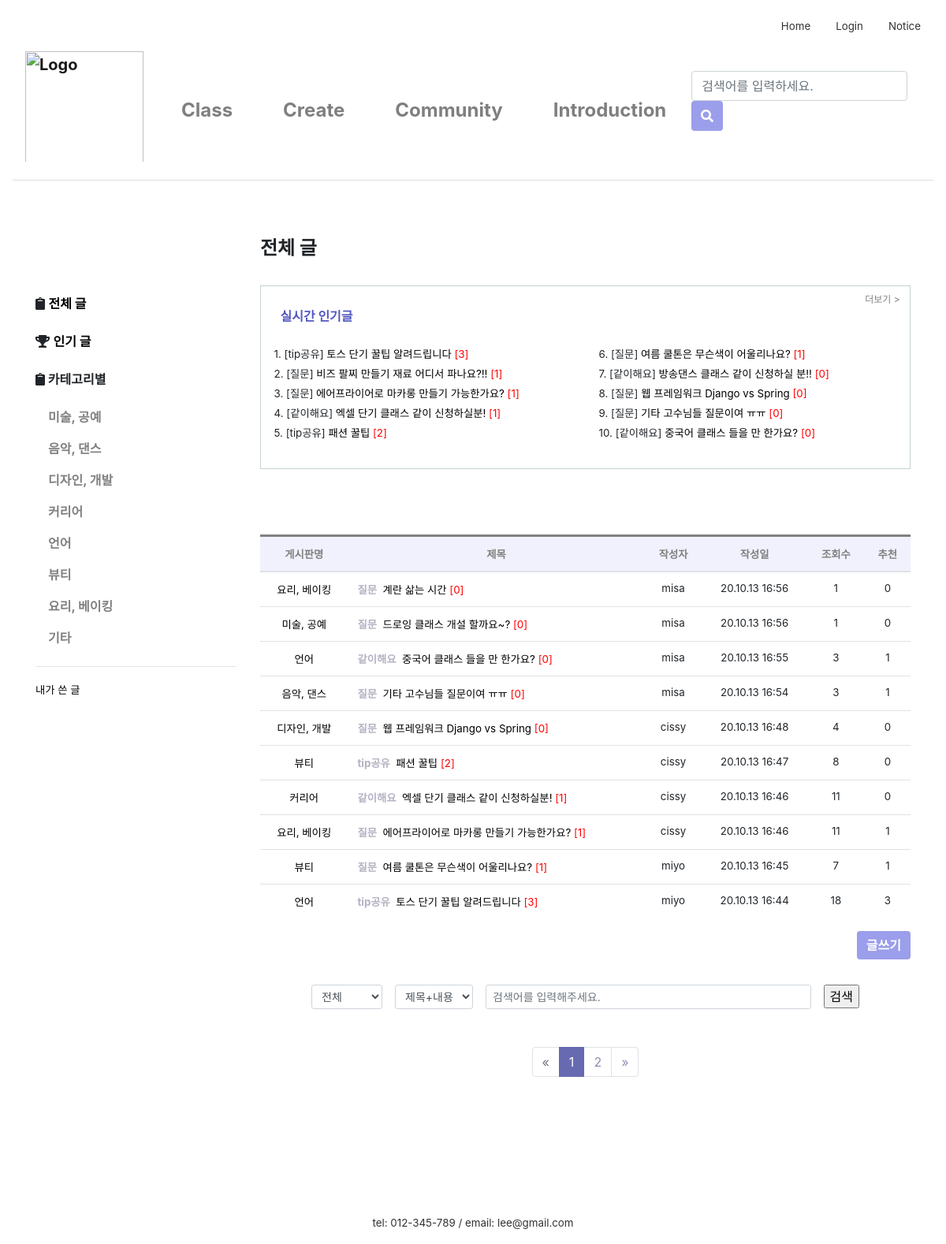
/community/, run on the app's committed database.
### firstApp/models.py (models this page shows, shortened)
class Category(models.Model):
    name = models.CharField(max_length=20)
    def __str__(self):
        return self.name

class Post(models.Model):
    author = models.ForeignKey(settings.AUTH_USER_MODEL, on_delete=models.CASCADE, default=1)
    category = models.ForeignKey('firstApp.Category', on_delete=models.CASCADE, default=2)
    bullet = models.ForeignKey('firstApp.Bullet', on_delete=models.CASCADE, default=1)
    title = models.CharField(max_length=60)
    text = RichTextUploadingField()
    created_date = models.DateTimeField(default=timezone.now)
    published_date = models.DateTimeField(
            blank=True, null=True)
    views = models.PositiveIntegerField(default=0)
    recommendations = models.PositiveIntegerField(default=0)
    recommend_user = models.ManyToManyField(settings.AUTH_USER_MODEL, related_name='recommend_post')
    no_recommendations = models.PositiveIntegerField(default=0)
    no_recommend_user = models.ManyToManyField(settings.AUTH_USER_MODEL, related_name='no_recommend_post')
    class Meta:
        ordering = ['-id']

class Bullet(models.Model):
    name = models.CharField(max_length=20)
    def __str__(self):
        return self.name

### firstApp/views.py (the view, shortened to what this page needs)
# urls.py: path('community/', views.community, name='community'),
def community(request):
    if request.user is None:
        redirect('login')
    else:
        b = request.GET.get('b', '')
        c = request.GET.get('c', '')
        k = request.GET.get('k', '')
        cateId = request.GET.get('cateId', '')  # url의 쿼리스트링을 가져온다. 없는 경우 공백을 리턴한다
        cate_list = Category.objects.all()
        bullet_list = Bullet.objects.all()
        best = ''
        if cateId == '':
            post_list = Post.objects.all()
            cateName = '전체 글'
            best = Post.objects.order_by('-views', '-recommendations')
        else:
            post_list = Post.objects.filter(category=cateId)
            cateName = get_object_or_404(Category, pk=cateId).name
        page = request.GET.get('page', 1)
        paginator = Paginator(post_list, 10)
        try:
            posts = paginator.page(page)
        except PageNotAnInteger:
            posts = paginator.page(1)
        except EmptyPage:
            posts = paginator.page(paginator.num_pages)
        return render(request, 'firstApp/community.html', {
            'posts': posts, 'cate_list': cate_list, 'cateName': cateName,
            'cateId': cateId, 'bullets': bullet_list, 'b': b, 'c': c, 'k': k, 'page': page, 'best': best})

### firstApp/templates/firstApp/community.html (shortened to what this page needs)
{% extends 'firstApp/base.html'%}
{% load static %}
{% block content %}
<link rel="stylesheet" href="{% static 'css/paginate.css' %}">
<link rel="stylesheet" href="{% static 'css/community.css' %}">
		<div class="container">
			<div class="row">
				<div class="col-sm-3">
					<br><br><br>
					<div class="left-sidebar">
						<ul>
                            <li><i class="fas fa-clipboard"></i>
								<a class="a_underline font-weight-bolder" href="{% url 'community' %}">전체 글</a>
							</li>
							<br>
							<li><i class="fas fa-trophy"></i>
								<a class="a_underline font-weight-bolder" href="{% url 'bestPost' %}">인기 글</a>
							</li>
							<br>
							<p class="font-weight-bolder"><i class="fas fa-clipboard"></i> 카테고리별</p>
							<ul class="nav flex-column">
								{% for category in cate_list %}
								<li>
									<a class="nav-link community-nav-link font-weight-bold" href="/community/?cateId={{category.pk}}">
										{{category.name}}
									</a>
								</li>
								{% endfor %}
							</ul>
							<hr>
							<li><a class="a_underline lighter" href="{% url 'myPost' %}" >내가 쓴 글</a></li>
						</ul>
					</div>
				</div>
				<div class="col-sm-9">
					<h4 style="font-weight:bold;">{{cateName}}</h4>
					<br>
					<div class="blog-post-area">
						{% if best %}
						<div class="container upper_box">
							<div class="text-right lighter" style="font-size:9pt;">
								<a class="a_underline" style="color:gray;" href="{% url 'bestPost' %}">더보기 ></a>
							</div>
							<div class="row" style="margin:0 0 2% 0; padding:0 1% 1% 1%; font-weight:bold; color:#5157C0">
								실시간 인기글
							</div>
							<div class="row lighter" >
							  <div class="col">
								  <ul>
								  {% for post in best|slice:":5"%}
								  	<li style="line-height:25px;">
										{{forloop.counter}}.
										[{{ post.bullet }}]
										<a class="a_underline" href="{% url 'post_detail' post.pk %}?cateId={{cateId}}&page={{page}}">
											{{ post.title|truncatechars:40 }}
											<span class="lighter" style="color:red;">[{{ post.comments.count }}]</span>
										</a>
									</li>
								  {% endfor %}
								  </ul>
							  </div>
							  <div class="col">
								  <ul>
									  {% for post in best|slice:"5:10"%}
										<li style="line-height:25px;">
											{{forloop.counter|add:"5"}}.
											[{{ post.bullet }}]
											<a class="a_underline" href="{% url 'post_detail' post.pk %}?cateId={{cateId}}&page={{page}}">
												{{ post.title|truncatechars:40 }}
												<span class="lighter" style="color:red;">[{{ post.comments.count }}]</span>
											</a>
										</li>
									  {% endfor %}
								  </ul>
							  </div>
							</div>
						</div>
						{% endif %}
							<table class="table" style="border-top-style:solid;">
								<thead>
								<tr class="lighter text-center">
									<th>게시판명</th>
									<th>제목</th>
									<th>작성자</th>
									<th>작성일</th>
									<th>조회수</th>
									<th>추천</th>
								</tr>
								</thead>
								{% for post in posts %}
								<tr>
									<td class="lighter text-center">
										<a class="a_underline" href="{% url 'community'%}?cateId={{post.category.pk}}">
											{{ post.category }}
										</a>
									</td>
									<td class="lighter">
										<span style="color:#B3B2C3; font-weight:bold;">{{ post.bullet }}</span>&nbsp;
										<a class="a_underline" href="{% url 'post_detail' post.pk %}?cateId={{cateId}}&page={{page}}">
											{{ post.title }}
										</a>
										<span class="lighter" style="color:red;">[{{ post.comments.count }}]</span>
									</td>
									<td class="lighter text-center">{{post.author}}</td>
									<td class="lighter text-center">{{post.created_date|date:'y.m.d H:i'}}</td>
									<td class="lighter text-center">{{post.views}}</td>
									<td class="lighter text-center">{{post.recommendations}}</td>
								</tr>
								{% empty %}
								<tr>
									<td colspan="6"><p class="text-center" style="padding:20%">해당 게시물은 존재하지 않습니다.</p></td>
								</tr>
								{% endfor %}
							</table>
						{% if cateId != "0" %}
						<div align="right">
							<div id="btn">
								<a href="/createpost">
									<input class="btn btn-primary font-weight-bolder" type="button" value="글쓰기">
								</a>
							</div>
						</div>
						{% endif %}
					</div>
					{% if cateId != "0"%}
					<div class="community_search_bar">
					<form action="" method="get" class="form-inline d-flex justify-content-center md-form form-sm active-cyan-2 mt-2">
						<select name="b"class="form-control form-control-sm mr-3 w-15">
								<option value="">전체</option>
						</select>
						<select name="c"class="form-control form-control-sm mr-3 w-15">
								<option value="1">제목+내용</option>
						</select>
					  <input class="form-control form-control-sm mr-3 w-50" type="text" placeholder="검색어를 입력해주세요."
						name="k" value="{{ k }}" aria-label="Search">
						<span class="community_search_icon">
							<input type="submit" value="검색">
						</span>
					</form>
					</div>
					{% else %}
					<br><br>
					{% endif %}
						{% if posts.has_other_pages %}
						<nav aria-label="Page navigation example">
						  <ul class="pagination justify-content-center">
							{% if posts.has_previous %}
							  <li class="page-item">
								  <a class="page-link" href="?cateId={{cateId}}&c={{c}}&k={{k}}&page={{ posts.previous_page_number }}" aria-label="Previous">
								  	<span aria-hidden="true">&laquo;</span>
        							<span class="sr-only">Previous</span>
								  </a>
							  </li>
							{% else %}
							  <li class="page-item disabled"><a class="page-link">
								  <span>&laquo;</span></a></li>
							{% endif %}
							{% for i in posts.paginator.page_range %}
							  {% if posts.number == i %}
							  <li class="page-item active">
								  <a class="page-link" href="#">{{ i }}</a><span class="sr-only">(current)</span></span>
							  </li>
							  {% else %}
							  	<li class="page-item"><a class="page-link" href="?cateId={{cateId}}&c={{c}}&k={{k}}&page={{ i }}">{{ i }}</a></li>
							  {% endif %}
							{% endfor %}
							{% if posts.has_next %}
							  <li class="page-item">
								  <a class="page-link" href="?cateId={{cateId}}&c={{c}}&k={{k}}&page={{ posts.next_page_number }}" aria-label="Next">
									  <span aria-hidden="true">&raquo;</span>
								  </a>
							  </li>
							{% else %}
							  <li class="page-item disabled">
								  <a class="page-link">
								  <span>&raquo;</span>
								  </a>
							  </li>
							{% endif %}
						  </ul>
						</nav>
						{% endif %}
				</div>
			</div>
		</div>
{% endblock content %}

### firstApp/static/css/base.css (style rules this page uses)
.btn-primary, .btn-primary:active, .btn-primary:visited { background-color: #9B9EEA !important; border:none !important; color:white !important; }
.a_underline { color:black; }

### firstApp/static/css/navbar_custom.css (style rules this page uses)
a { color:#333; }

### firstApp/static/css/paginate.css (style rules this page uses)
.pagination > .active > a { color: white; background-color: #676AB1 !important; border: solid 1px #676AB1 !important }

### firstApp/static/css/community.css (style rules this page uses)
ul { list-style:none; padding-left:0 }
th { color:gray; background-color:#f0f1fc; }
.upper_box { border: #C6D2D3 0.05px solid; padding:1% 1.5% 2% 2% ; margin-bottom:10%; }
.lighter { font-size:10pt; }
.community-nav-link,.community_nav-link:visited { color:gray !important; }
.community_search_bar { margin-top:2rem; margin-bottom:3rem; }
.community_search_icon { color:#918FB7; }

### data on the page
Category: name "미술, 공예"
Category: name "음악, 댄스"
Category: name "디자인, 개발"
Category: name "커리어"
Category: name "언어"
Category: name "뷰티"
Category: name "요리, 베이킹"
Category: name "기타"
Post: bullet "tip공유", title "토스 단기 꿀팁 알려드립니다", comments.count "3", category "언어", author "miyo", created_date "20.10.13 16:44", views "18", recommendations "3"
Post: bullet "질문", title "비즈 팔찌 만들기 재료 어디서 파나요?!!", comments.count "1"
Post: bullet "질문", title "에어프라이어로 마카롱 만들기 가능한가요?", comments.count "1", category "요리, 베이킹", author "cissy", created_date "20.10.13 16:46", views "11", recommendations "1"
Post: bullet "같이해요", title "엑셀 단기 클래스 같이 신청하실분!", comments.count "1", category "커리어", author "cissy", created_date "20.10.13 16:46", views "11", recommendations "0"
Post: bullet "tip공유", title "패션 꿀팁", comments.count "2", category "뷰티", author "cissy", created_date "20.10.13 16:47", views "8", recommendations "0"
Post: bullet "질문", title "여름 쿨톤은 무슨색이 어울리나요?", comments.count "1", category "뷰티", author "miyo", created_date "20.10.13 16:45", views "7", recommendations "1"
Post: bullet "같이해요", title "방송댄스 클래스 같이 신청하실 분!!", comments.count "0"
Post: bullet "질문", title "웹 프레임워크 Django vs Spring", comments.count "0", category "디자인, 개발", author "cissy", created_date "20.10.13 16:48", views "4", recommendations "0"
Post: bullet "질문", title "기타 고수님들 질문이여 ㅠㅠ", comments.count "0", category "음악, 댄스", author "misa", created_date "20.10.13 16:54", views "3", recommendations "1"
Post: bullet "같이해요", title "중국어 클래스 들을 만 한가요?", comments.count "0", category "언어", author "misa", created_date "20.10.13 16:55", views "3", recommendations "1"
Post: category "요리, 베이킹", bullet "질문", title "계란 삶는 시간", comments.count "0", author "misa", created_date "20.10.13 16:56", views "1", recommendations "0"
Post: category "미술, 공예", bullet "질문", title "드로잉 클래스 개설 할까요~?", comments.count "0", author "misa", created_date "20.10.13 16:56", views "1", recommendations "0"

### other printed values
{{ cateName }} "전체 글"
{{ i }} "1"
{{ i }} "2"
